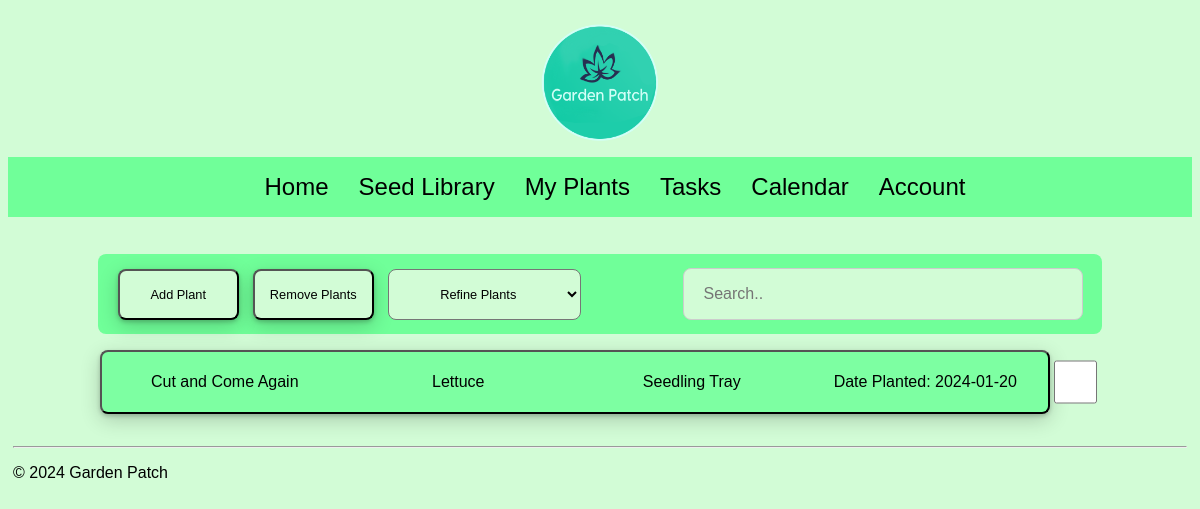
The app's page /myPlants/ (signed in), older data.
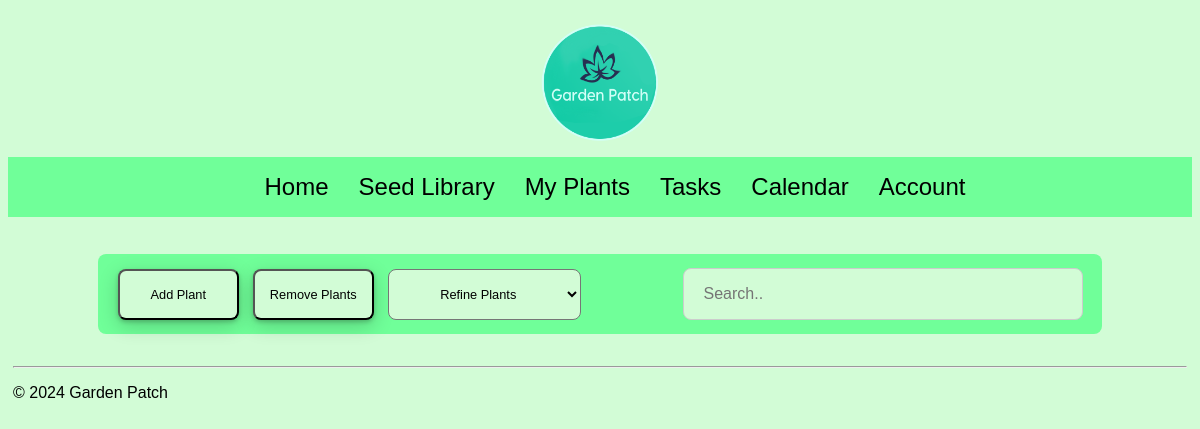
The same page, newer data.
### app.py (models this page shows)
class Plant(db.Model):
    id = db.Column(db.Integer, primary_key=True)
    plantName = db.Column(db.String(250), nullable=False)
    plantType = db.Column(db.String(250), nullable=False)
    plantDate = db.Column(db.Date, nullable=False)
    plantMaturity = db.Column(db.Integer)
    maturityDate = db.Column(db.Date, nullable=False)
    plantGermination = db.Column(db.Integer)
    germinationDate = db.Column(db.Date, nullable=False)
    plantSunRequirement = db.Column(db.String(250))
    plantPlacement = db.Column(db.String(250))
    newSeedling = db.Column(db.Integer)
    user_id = db.Column(db.Integer, db.ForeignKey('users.id'), nullable=False)   #User ID from Users table

### app.py (the view)
@app.route("/myPlants/")
@login_required
def myPlants():
    user_plants = Plant.query.filter_by(user_id=current_user.id).all()
    user_seeds = Seed.query.filter_by(user_id=current_user.id).all()
    return render_template("myPlants.html",user_plants=user_plants, user_seeds=user_seeds)

### app.py (called while the page is built)
@login_manager.user_loader
def loader_user(user_id) :
        return Users.query.get(user_id)

### templates/myPlants.html (shortened to what this page needs)
{% extends "layout.html" %}
{% block content %}
<div class="seedPlantHeader">
    <div class="seedItemButton">
        <button class="button" onclick="openPopup('addPlantPopup')">Add Plant</button>
    </div>
    <div class="seedItemButton">
        <button type="button" class="button" onclick="removeSelectedPlants()">Remove Plants</button>
    </div>
    <div class="refineSeed">
        <select id="plantRefine" name="plantRefine">
            <option value="" disabled selected hidden>Refine Plants</option>
        </select>
    </div>
    <div class="searchBar">
        <input type="text" id="plantSearchBar" placeholder="Search..">
    </div>
</div>
<div id="myPlantsContainer">
    {% for plant in user_plants %}
    <div class="BasicInfo">
        <button class="InfoButton" onclick="openPopup('plantPopup{{ plant.id }}')">
            <div class="infoDetails">
                <p>{{ plant.plantName }}</p>
            </div>
            <div class="infoDetails" id="typeOfPlant">
                <p>{{ plant.plantType }}</p>
            </div>
            <div class="infoDetails">
                <p>{{ plant.plantPlacement }}</p>
            </div>
            <div class="infoDetails">
                <p>Date Planted: {{ plant.plantDate }}</p>
            </div>
        </button>
        <input type="checkbox" name="marked_plant" id="plant_{{ plant.id }}" value="{{ plant.id }}" onchange="updateCheckedPlants('{{ plant.id }}')">
    </div>
    {% endfor %}
</div>
{% endblock %}

### templates/layout.html (shortened to what this page needs)
<!DOCTYPE html>
<html>
    <head>
        <link rel="stylesheet" type="text/css" href="{{ url_for('static', filename='css/site.css')}}" />
    </head>
    <body>
        <div class="mainHeader">
            <div class="logo">
                <img src="{{url_for('static', filename='img/logo.png')}}" alt="Logo">
            </div>
            <div class="navbar">
                <a href="{{ url_for('home') }}" class="navbar-item">Home</a>
                {% if current_user.is_authenticated %}
                    <a href="{{url_for('seedLibrary') }}" class="navbar-item">Seed Library</a>
                    <a href="{{url_for('myPlants')}}" class="navbar-item">My Plants</a>
                    <a href="{{url_for('tasks')}}" class="navbar-item">Tasks</a>
                    <a href="{{url_for('calendar')}}" class="navbar-item">Calendar</a>
                    <a href="{{ url_for('account') }}" class="navbar-item">Account</a>
                {% else %}
                    <a href="{{ url_for('loginregister') }}" class="navbar-item">Login/Register</a>
                {% endif %}
            </div>
        </div>
        <div class="body-content">
            {% block content %}
            {% endblock %}
            <footer>
                <hr/>
                <p>&copy; 2024 Garden Patch</p>
            </footer>
        </div>
    </body>
</html>

### static/css/site.css (style rules this page uses)
body { background-color: #D2FCD6; }
footer { margin-top: 2rem; }
.navbar { background-color: #70FF99; font-size: 1.5em; font-family: Arial, Helvetica, sans-serif; color: black; padding: 1rem 5px 1rem 5px; display: flex; justify-content: center; }
.navbar a { text-decoration: none; color: inherit; }
.navbar-item { margin-left: 30px; }
.body-content { padding: 5px; font-size: 1em; font-family:Verdana, Geneva, Tahoma, sans-serif; }
.logo { background-color: #D2FCD6; }
.logo img { display: block; margin-left: auto; margin-right: auto; padding-top: 1em; padding-bottom: 1em; max-width: 10%; height: auto; }
.button { background-color: #D2FCD6; text-align: center; font-size: 1em; font-family:Verdana, Geneva, Tahoma, sans-serif; padding: 1rem 0em 1rem 0rem; width: 90%; box-shadow: 0 2px 4px 0 rgba(0,0,0,0.2), 0 6px 20px 0 rgba(0,0,0,0.19); border-radius: 8px; transition-duration: 0.2s; }
.mainHeader { background-color: #D2FCD6; padding-bottom: 2rem; }
input[type=text], input[type=password] { width: 100%; padding: 12px 20px; margin: 8px 0; display: inline-block; border: 1px solid #ccc; box-sizing: border-box; }
.seedPlantHeader { width: 1000px; margin: auto; background-color: #70FF99; height: 5rem; display: flex; align-items: center; justify-content: center; border-radius: 8px; padding: 0px 2px; font-size: .8em; font-family:Verdana, Geneva, Tahoma, sans-serif; }
.seedItemButton { width: 135px; }
.refineSeed { width: 215px }
.searchBar { width: 480px; display: flex; justify-content: right; }
.refineSeed select { background-color: #D2FCD6; text-align: center; font-size: 1em; font-family: Verdana, Geneva, Tahoma, sans-serif; padding: 1rem 0em 1rem 0rem; width: 90%; border-radius: 8px; }
.searchBar input[type=text] { width: 400px; background-color: #D2FCD6; border-radius: 8px; padding-top: 1rem; padding-bottom: 1rem; font-size: 1rem; }

Row changes from the older to the newer data that the page shows:
removed Plant: plantName "Cut and Come Again", plantType "Lettuce", plantPlacement "Seedling Tray", plantDate "2024-01-20"
